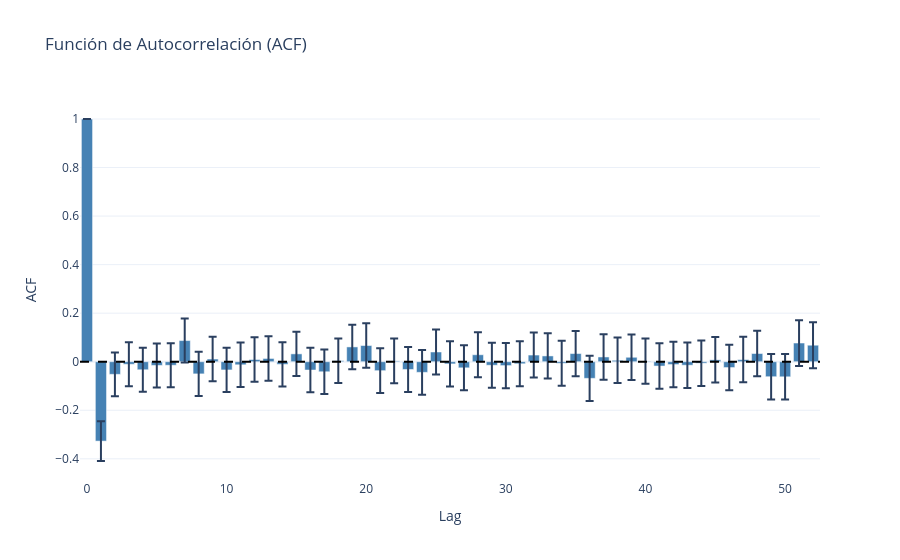

The notebook cell this image was saved under:
### Code cell
acf_vals, confint = plot_acf_series(ts_data_diff1, lags=52, use_plotly=USE_PLOTLY)
